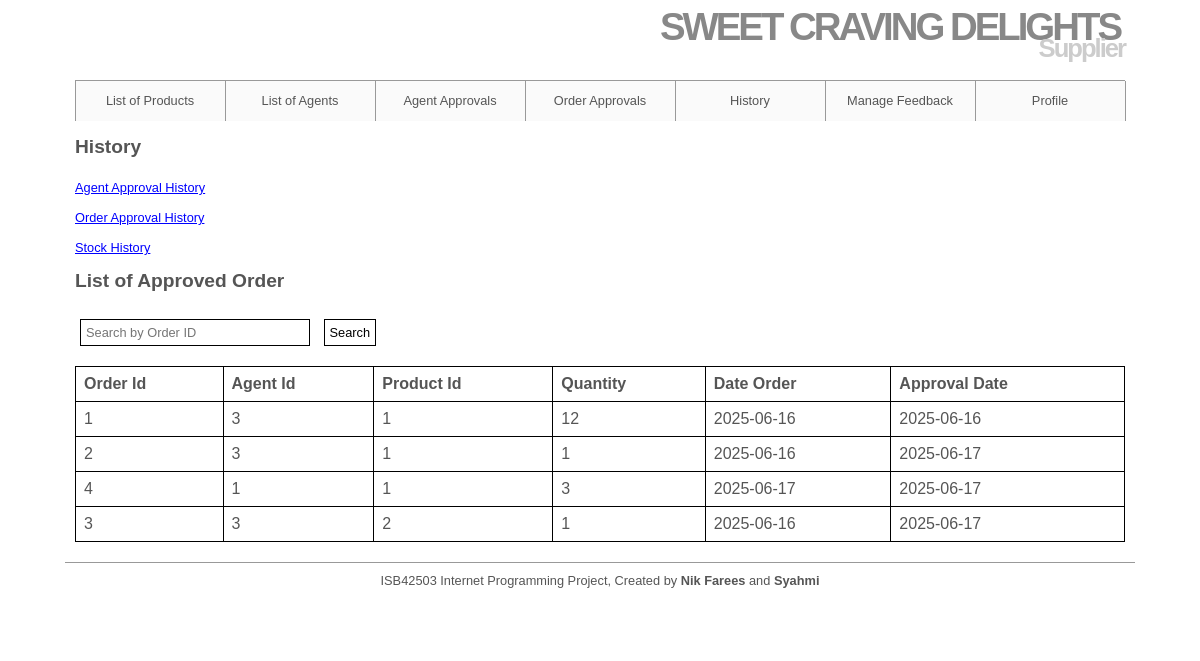
The app's page /Supplier/OrderApprovalHistory.php (signed in) with its own data.
### tables this page shows
CREATE TABLE `orders` (
  `order_id` mediumint(8) UNSIGNED NOT NULL,
  `agent_id` mediumint(8) UNSIGNED NOT NULL,
  `product_id` mediumint(8) UNSIGNED NOT NULL,
  `orderQuantity` int(10) UNSIGNED NOT NULL,
  `custName` varchar(50) NOT NULL,
  `custAddress` varchar(70) NOT NULL,
  `custPhone` varchar(15) NOT NULL,
  `orderDate` date NOT NULL,
  `approval_status` varchar(20) DEFAULT 'pending',
  `approval_date` date DEFAULT NULL
);

### Supplier/OrderApprovalHistory.php (the view, shortened to what this page needs)
<html>
<head>
</head>
<body>
    <?php
    global $dbc;
    $supplier_id = $_SESSION['supplier_id'];
    $searchQuery = "";
    $searchCondition = "";
    $query = "SELECT orders.order_id, orders.agent_id, orders.product_id,
orders.orderQuantity, orders.custName, orders.custAddress, orders.custPhone, orders.orderDate,
orders.approval_date FROM orders
 INNER JOIN products ON orders.product_id = products.product_id
 WHERE approval_status = 'approved' AND supplier_id = '$supplier_id'" .
        $searchCondition;
    $result = @mysqli_query($dbc, $query);
    $num = @mysqli_num_rows($result);
    echo '<br><h2>History<br /><br /></h2>
 <a href="AgentApprovalHistory.php" style="color: blue; text-decoration:
underline;">Agent Approval History</a><br />
 <br><a href="OrderApprovalHistory.php" style="color: blue; text-decoration:
underline;">Order Approval History</a><br />
 <br><a href="StockHistory.php" style="color: blue; text-decoration: underline;">Stock
History</a><br />';
    if ($num > 0) {
        echo '<br><h2>List of Approved Order <br /><br /></h2>
 <form method="GET" action="OrderApprovalHistory.php">
 <input type="text" name="search" placeholder="Search by Order ID" value="' .
            $searchQuery . '" style="width: 230px;">
 <input type="submit" value="Search">
 </form> <br/>
 <table border="1" width="100%">
 <tr>
 <td> <b>Order Id</b> </td>
 <td> <b>Agent Id</b> </td>
 <td> <b>Product Id</b> </td>
 <td> <b>Quantity</b> </td>
 <td> <b>Date Order</b> </td>
 <td> <b>Approval Date</b> </td>
 </tr>';
        while ($row = @mysqli_fetch_array($result, MYSQLI_ASSOC)) {
            echo '<tr>'
                . '<td>' . $row['order_id'] . '</td>'
                . '<td>' . $row['agent_id'] . '</td>'
                . '<td>' . $row['product_id'] . '</td>'
                . '<td>' . $row['orderQuantity'] . '</td>'
                . '<td>' . $row['orderDate'] . '</td>'
                . '<td>' . $row['approval_date'] . '</td>';
            echo '</tr>';
        }
        echo '</table>';
    } else {
        echo '<p class="error"><br>Approval order not found.</p>';
    }
    ?>
</body>
</html>

### includes/hmmSupplier.css (style rules this page uses)
* { border: 0; margin: 0; padding: 0; }
a { color: #777; text-decoration: none; }
body { background: #ffffff; color: #555; font: 0.8em Arial, Helvetica, "bitstream vera sans", sans-serif; }
#header { border-bottom: 1px solid #999; height: 80px; margin: 0 auto; width: 1050px; }
#header h1 { color: #888; font-size: 300%; letter-spacing: -3px; text-align: right; padding: 5px; margin-bottom: -20px; }
#header h2 { color: #CCC; font-size: 200%; letter-spacing: -2px; text-align: right; }
#navigation { background: #fafafa; border-right: 1px solid #999; margin: 0 auto; width: 1050px; height: 40px; list-style: none; }
#navigation li { border-left: 1px solid #999; float: left; width: 149px; list-style: none; }
#navigation a { color: #555; display: block; line-height: 40px; text-align: center; }
#content { height: auto; margin: 0 auto; padding: 0 0 20px; width: 1050px; }
table { border-collapse: collapse; width: 100%; }
th, td { border: 1px solid #000; padding: 8px; text-align: left; }
#footer { border-top: 1px solid #999; height: 50px; margin: 0 auto; padding: 10px; text-align: center; width: 1050px; }
input, select, .input { padding: 5px; margin: 5px; font-size: 1em; background: #FFFFFF; border: 1px solid #000; }

### records on screen
orders: order_id "1", agent "3", product "1", orderQuantity "12", orderDate "2025-06-16", approval_date "2025-06-16"
orders: order_id "2", agent "3", product "1", orderQuantity "1", orderDate "2025-06-16", approval_date "2025-06-17"
orders: order_id "4", agent "1", product "1", orderQuantity "3", orderDate "2025-06-17", approval_date "2025-06-17"
orders: order_id "3", agent "3", product "2", orderQuantity "1", orderDate "2025-06-16", approval_date "2025-06-17"
